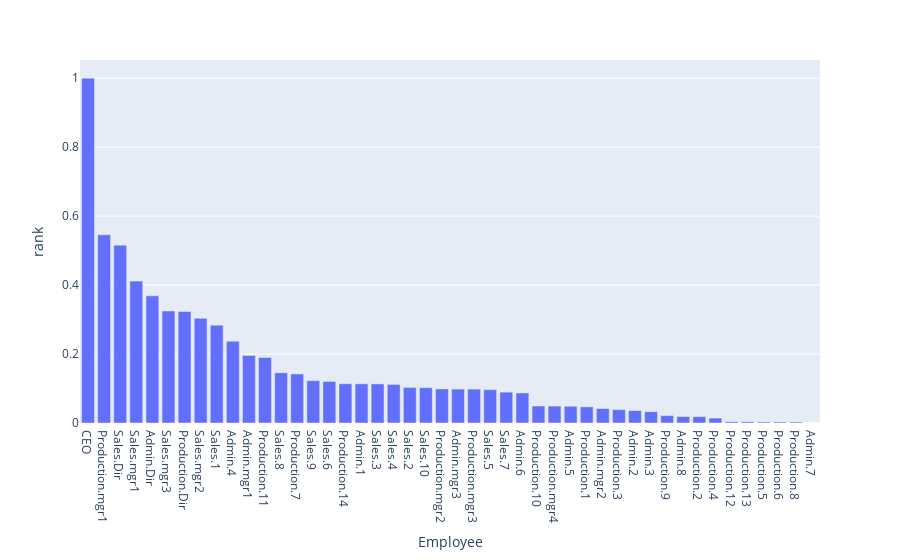

The notebook cell saved with this chart:
### Code cell
import plotly.express as px
import numpy as np
c = np.arange(0, 0xFFFFFF, 0xFFFFFF/46)
px.bar(df_tot, x = "Employee", y="rank")

### Figure 1 — Plotly figure (JSON) as saved in the notebook; plotly's stock layout.template omitted (floating-point values rounded to 4 significant figures)
{"data": [{"alignmentgroup": "True", "hovertemplate": "Employee=%{x}<br>rank=%{y}<extra></extra>", "legendgroup": "", "marker": {"color": "#636efa", "pattern": {"shape": ""}}, "name": "", "offsetgroup": "", "orientation": "v", "showlegend": false, "textposition": "auto", "type": "bar", "x": ["CEO", "Production.mgr1", "Sales.Dir", "Sales.mgr1", "Admin.Dir", "Sales.mgr3", "Production.Dir", "Sales.mgr2", "Sales.1", "Admin.4", "Admin.mgr1", "Production.11", "Sales.8", "Production.7", "Sales.9", "Sales.6", "Production.14", "Admin.1", "Sales.3", "Sales.4", "Sales.2", "Sales.10", "Production.mgr2", "Admin.mgr3", "Production.mgr3", "Sales.5", "Sales.7", "Admin.6", "Production.10", "Production.mgr4", "Admin.5", "Production.1", "Admin.mgr2", "Production.3", "Admin.2", "Admin.3", "Production.9", "Admin.8", "Production.2", "Production.4", "Production.12", "Production.13", "Production.5", "Production.6", "Production.8", "Admin.7"], "xaxis": "x", "y": [1, 0.5458, 0.5156, 0.4115, 0.3688, 0.3248, 0.3235, 0.3036, 0.2837, 0.2374, 0.196, 0.1898, 0.1456, 0.1423, 0.1228, 0.1205, 0.1139, 0.1137, 0.1134, 0.1119, 0.1032, 0.1024, 0.09882, 0.09832, 0.09826, 0.09668, 0.08949, 0.08704, 0.04938, 0.0491, 0.04865, 0.04692, 0.04186, 0.03878, 0.03605, 0.03274, 0.02149, 0.01869, 0.01854, 0.01423, 0.003712, 0.003712, 0.003008, 0.003008, 0.002946, 0], "yaxis": "y"}], "layout": {"barmode": "relative", "legend": {"tracegroupgap": 0}, "margin": {"t": 60}, "xaxis": {"anchor": "y", "domain": [0, 1], "title": {"text": "Employee"}}, "yaxis": {"anchor": "x", "domain": [0, 1], "title": {"text": "rank"}}}}
